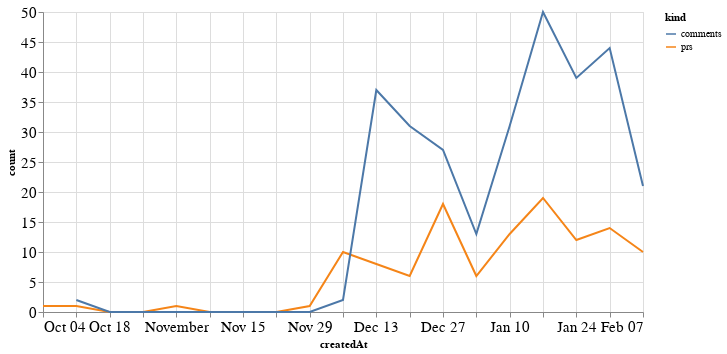

The notebook cell saved with this chart:
### Code cell
alt.Chart(total_time, width=600).mark_line().encode(
    x='createdAt',
    y='count',
    color='kind'
)

### Figure 1 — Vega-Lite specification as saved in the notebook (floating-point values rounded to 4 significant figures)
{"config": {"axisLeft": {"labelFontSize": 15}, "axisBottom": {"labelFontSize": 15}}, "data": {"name": "data-4114379171191709d70de46855727a7e"}, "mark": "line", "encoding": {"color": {"type": "nominal", "field": "kind"}, "x": {"type": "temporal", "field": "createdAt"}, "y": {"type": "quantitative", "field": "count"}}, "width": 600, "$schema": "https://vega.github.io/schema/vega-lite/v4.8.1.json", "datasets": {"data-4114379171191709d70de46855727a7e": [{"createdAt": "2020-10-04T00:00:00", "kind": "prs", "count": 1.0}, {"createdAt": "2020-10-11T00:00:00", "kind": "prs", "count": 1.0}, {"createdAt": "2020-10-18T00:00:00", "kind": "prs", "count": 0.0}, {"createdAt": "2020-10-25T00:00:00", "kind": "prs", "count": 0.0}, {"createdAt": "2020-11-01T00:00:00", "kind": "prs", "count": 1.0}, {"createdAt": "2020-11-08T00:00:00", "kind": "prs", "count": 0.0}, {"createdAt": "2020-11-15T00:00:00", "kind": "prs", "count": 0.0}, {"createdAt": "2020-11-22T00:00:00", "kind": "prs", "count": 0.0}, {"createdAt": "2020-11-29T00:00:00", "kind": "prs", "count": 1.0}, {"createdAt": "2020-12-06T00:00:00", "kind": "prs", "count": 10.0}, {"createdAt": "2020-12-13T00:00:00", "kind": "prs", "count": 8.0}, {"createdAt": "2020-12-20T00:00:00", "kind": "prs", "count": 6.0}, {"createdAt": "2020-12-27T00:00:00", "kind": "prs", "count": 18.0}, {"createdAt": "2021-01-03T00:00:00", "kind": "prs", "count": 6.0}, {"createdAt": "2021-01-10T00:00:00", "kind": "prs", "count": 13.0}, {"createdAt": "2021-01-17T00:00:00", "kind": "prs", "count": 19.0}, {"createdAt": "2021-01-24T00:00:00", "kind": "prs", "count": 12.0}, {"createdAt": "2021-01-31T00:00:00", "kind": "prs", "count": 14.0}, {"createdAt": "2021-02-07T00:00:00", "kind": "prs", "count": 10.0}, {"createdAt": "2020-10-04T00:00:00", "kind": "comments", "count": null}, {"createdAt": "2020-10-11T00:00:00", "kind": "comments", "count": 2.0}, {"createdAt": "2020-10-18T00:00:00", "kind": "comments", "count": 0.0}, {"createdAt": "2020-10-25T00:00:00", "kind": "comments", "count": 0.0}, {"createdAt": "2020-11-01T00:00:00", "kind": "comments", "count": 0.0}, {"createdAt": "2020-11-08T00:00:00", "kind": "comments", "count": 0.0}, {"createdAt": "2020-11-15T00:00:00", "kind": "comments", "count": 0.0}, {"createdAt": "2020-11-22T00:00:00", "kind": "comments", "count": 0.0}, {"createdAt": "2020-11-29T00:00:00", "kind": "comments", "count": 0.0}, {"createdAt": "2020-12-06T00:00:00", "kind": "comments", "count": 2.0}, {"createdAt": "2020-12-13T00:00:00", "kind": "comments", "count": 37.0}, {"createdAt": "2020-12-20T00:00:00", "kind": "comments", "count": 31.0}, {"createdAt": "2020-12-27T00:00:00", "kind": "comments", "count": 27.0}, {"createdAt": "2021-01-03T00:00:00", "kind": "comments", "count": 13.0}, {"createdAt": "2021-01-10T00:00:00", "kind": "comments", "count": 31.0}, {"createdAt": "2021-01-17T00:00:00", "kind": "comments", "count": 50.0}, {"createdAt": "2021-01-24T00:00:00", "kind": "comments", "count": 39.0}, {"createdAt": "2021-01-31T00:00:00", "kind": "comments", "count": 44.0}, {"createdAt": "2021-02-07T00:00:00", "kind": "comments", "count": 21.0}]}}
